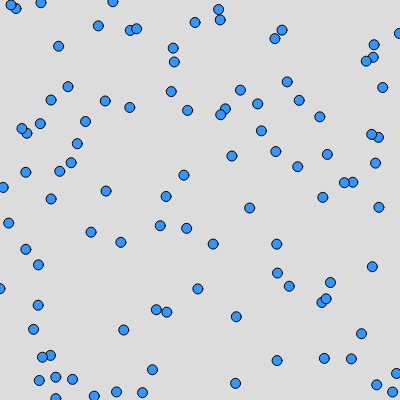
Frame 1 (no input)
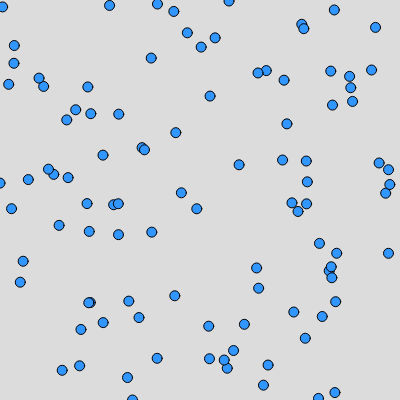
Frame 60 (no input)
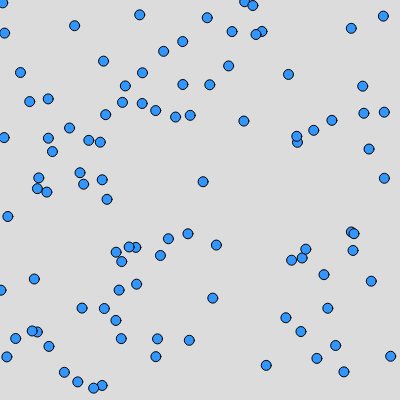
Frame 120 (the mouse pressed at the canvas centre since frame 60)

The p5.js sketch that drew these frames (run headless with seeded random() and noise() and a simulated clock; from frame 60 on, the mouse is pressed at the canvas centre):

// p5.js sketch
// ── sketch.js
let flock = []; // empty list

function setup() {
  createCanvas(400, 400);
  
  // "for loop" that repeats 100 times
  for (let i = 0; i < 100; i++) {
    flock.push(new Boid()); // Stamp out a new boid and add it to the list
  }
}

function draw() {
  background(220);
  
  // Tell every boid in the flock list to act
  for (let boid of flock) {
    boid.move();
    boid.show();
  }
}

// blueprint class
class Boid {
  // 'constructor' 
  constructor() {
    this.x = random(width);      // Start at a random X on the screen
    this.y = random(height);     // Start at a random Y on the screen
    this.speedX = random(-3, 3); // Random speed left or right
    this.speedY = random(-3, 3); // Random speed up or down
  }
  
  //instructions for how a boid moves
  move() {
    this.x = this.x + this.speedX;
    this.y = this.y + this.speedY;
    
    // Pac-Man wrapping (using 'width' and 'height' instead of hard numbers)
    if (this.x > width) this.x = 0;
    if (this.x < 0) this.x = width;
    if (this.y > height) this.y = 0;
    if (this.y < 0) this.y = height;
  }
  
  // instructions 
  show() {
    fill(50, 150, 255); // Colors it blue!
    circle(this.x, this.y, 10);
  }
}
